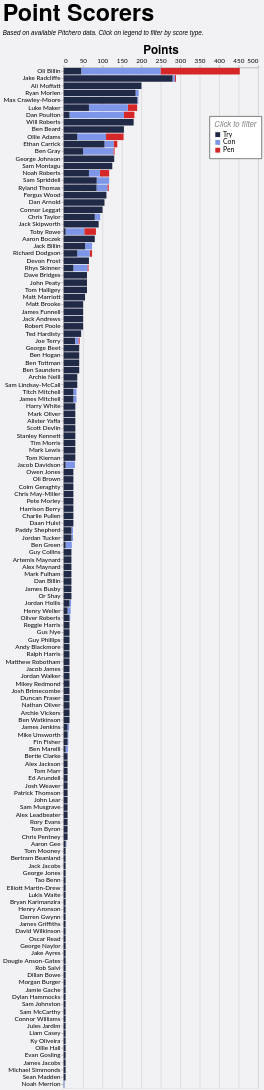

Write the Vega-Lite specification saved for this chart.
### Vega-Lite specification from a JSON file in a GitHub repository (floating-point values rounded to 4 significant figures; data arrays with more than 128 entries replaced by an {"elided": "..."} marker saying what was removed)
{"config": {"axis": {"labelFont": "Lato, sans-serif", "titleFont": "PT Sans Narrow, Helvetica Neue, Helvetica, Arial, sans-serif", "labelFontSize": 13, "titleFontSize": 24, "gridColor": "#202947", "gridOpacity": 0.2}, "header": {"labelFont": "PT Sans Narrow, Helvetica Neue, Helvetica, Arial, sans-serif", "titleFont": "PT Sans Narrow, Helvetica Neue, Helvetica, Arial, sans-serif", "labelFontSize": 24, "titleFontSize": 28, "labelFontWeight": "bold", "orient": "left"}, "legend": {"labelFont": "Lato, sans-serif", "titleFont": "PT Sans Narrow, Helvetica Neue, Helvetica, Arial, sans-serif", "labelFontSize": 14, "titleFontSize": 16, "titlePadding": 5, "fillColor": "white", "strokeColor": "black", "padding": 10, "titleFontWeight": "lighter", "titleFontStyle": "italic", "titleColor": "gray", "offset": 10}, "title": {"font": "PT Sans Narrow, Helvetica Neue, Helvetica, Arial, sans-serif", "fontSize": 48, "fontWeight": "bold", "anchor": "start", "align": "center", "titlePadding": 20, "subtitlePadding": 10, "subtitleFontSize": 13, "subtitleColor": "", "subtitleFontStyle": "italic", "offset": 15, "color": "black"}, "axisX": {"labelAngle": 0}, "facet": {"title": null, "header": null, "align": {"row": "each", "column": "each"}}, "resolve": {"scale": {"y": "independent", "facet": "independent"}}, "background": "#f2f1f4"}, "data": {"name": "data-1f9f368597b9239d1b5318455cd2f7e6"}, "mark": {"type": "bar"}, "encoding": {"color": {"field": "event", "legend": {"legendX": 300, "legendY": 100, "orient": "none", "title": "Click to filter"}, "scale": {"domain": ["Try", "Con", "Pen"], "range": ["#202946", "#7d96e8", "#d62728"]}, "type": "nominal"}, "order": {"field": "event_sort", "sort": "ascending", "type": "quantitative"}, "tooltip": [{"field": "player", "title": "Player", "type": "nominal"}, {"field": "event", "title": "Type", "type": "nominal"}, {"aggregate": "sum", "field": "count", "title": "Count", "type": "quantitative"}, {"aggregate": "sum", "field": "Points", "title": "Points", "type": "quantitative"}, {"aggregate": "sum", "field": "A", "title": "Games", "type": "quantitative"}], "x": {"aggregate": "sum", "axis": {"orient": "top", "title": "Points"}, "field": "Points", "type": "quantitative"}, "y": {"field": "player", "sort": "-x", "title": null, "type": "nominal"}}, "height": {"step": 15}, "params": [{"name": "param_1", "select": {"type": "point", "fields": ["event"]}, "bind": "legend"}], "title": {"text": "Point Scorers", "subtitle": "Based on available Pitchero data. Click on legend to filter by score type."}, "transform": [{"filter": {"param": "param_1"}}, {"calculate": "datum.event == 'Try' ? 1 : datum.event == 'Con' ? 2 : datum.event == 'Pen' ? 3 : 4", "as": "event_sort"}], "width": 400, "$schema": "https://vega.github.io/schema/vega-lite/v5.20.1.json", "datasets": {"data-1f9f368597b9239d1b5318455cd2f7e6": {"elided": "442 records"}}}
